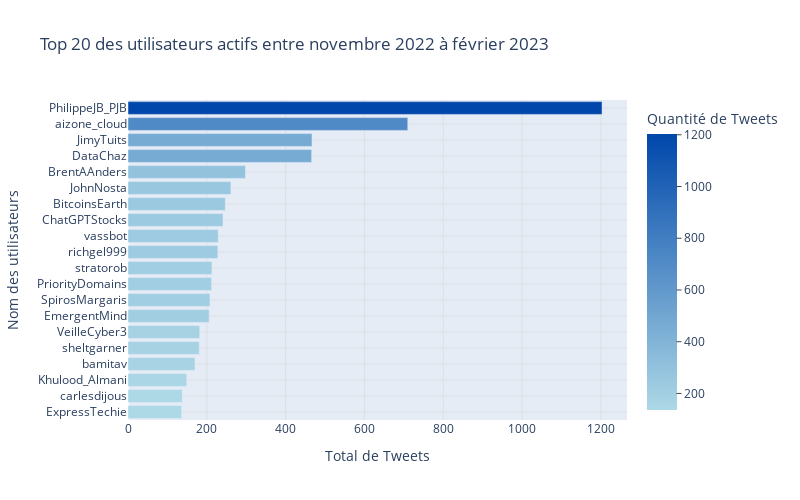

Write notebook code for a chart like this one.
### Code cell
# Créer le graphique avec une échelle de couleurs basée sur le nombre de tweets
fig_users = px.bar(
    y=tweets_by_user.index[:20][::-1],  # Inverser pour avoir l'ordre décroissant de haut en bas
    x=tweets_by_user[:20][::-1],       # Correspondance des valeurs
    title='Top 20 des utilisateurs actifs entre novembre 2022 à février 2023',
    orientation='h',
    color=tweets_by_user[:20][::-1],   # Utiliser le nombre de tweets pour la couleur
    color_continuous_scale=[(0, "#ADD8E6"), (1, "#0047AB")] # Choisir une échelle de couleur (exemple : 'Viridis', 'Plasma', 'Cividis', etc.)
)

# Ajuster les options de la mise en page
fig_users.update_layout(
    width=800,
    height=500,
    coloraxis_colorbar=dict(
        title="Quantité de Tweets",  # Titre de la barre de couleur
        ticks="outside",
    ),
     xaxis=dict(
        title='Total de Tweets',
        showgrid=True, gridcolor='lightgrey', gridwidth=0.5,
    ),
    yaxis=dict(
        title='Nom des utilisateurs',
        showgrid=True, gridcolor='lightgrey', gridwidth=0.5,
    ),
)

fig_users.show()

### Figure 1 — Plotly figure (JSON) as saved in the notebook; plotly's stock layout.template omitted (floating-point values rounded to 4 significant figures)
{"data": [{"alignmentgroup": "True", "hovertemplate": "x=%{x}<br>y=%{y}<br>color=%{marker.color}<extra></extra>", "legendgroup": "", "marker": {"color": [136, 138, 149, 170, 181, 182, 206, 208, 212, 213, 228, 229, 241, 247, 261, 298, 466, 467, 710, 1203], "coloraxis": "coloraxis", "pattern": {"shape": ""}}, "name": "", "offsetgroup": "", "orientation": "h", "showlegend": false, "textposition": "auto", "type": "bar", "x": [136, 138, 149, 170, 181, 182, 206, 208, 212, 213, 228, 229, 241, 247, 261, 298, 466, 467, 710, 1203], "xaxis": "x", "y": ["ExpressTechie", "carlesdijous", "Khulood_Almani", "bamitav", "sheltgarner", "VeilleCyber3", "EmergentMind", "SpirosMargaris", "PriorityDomains", "stratorob", "richgel999", "vassbot", "ChatGPTStocks", "BitcoinsEarth", "JohnNosta", "BrentAAnders", "DataChaz", "JimyTuits", "aizone_cloud", "PhilippeJB_PJB"], "yaxis": "y"}], "layout": {"barmode": "relative", "coloraxis": {"colorbar": {"ticks": "outside", "title": {"text": "Quantité de Tweets"}}, "colorscale": [[0, "#ADD8E6"], [1, "#0047AB"]]}, "height": 500, "legend": {"tracegroupgap": 0}, "title": {"text": "Top 20 des utilisateurs actifs entre novembre 2022 à février 2023"}, "width": 800, "xaxis": {"anchor": "y", "domain": [0, 1], "gridcolor": "lightgrey", "gridwidth": 0.5, "showgrid": true, "title": {"text": "Total de Tweets"}}, "yaxis": {"anchor": "x", "domain": [0, 1], "gridcolor": "lightgrey", "gridwidth": 0.5, "showgrid": true, "title": {"text": "Nom des utilisateurs"}}}}
